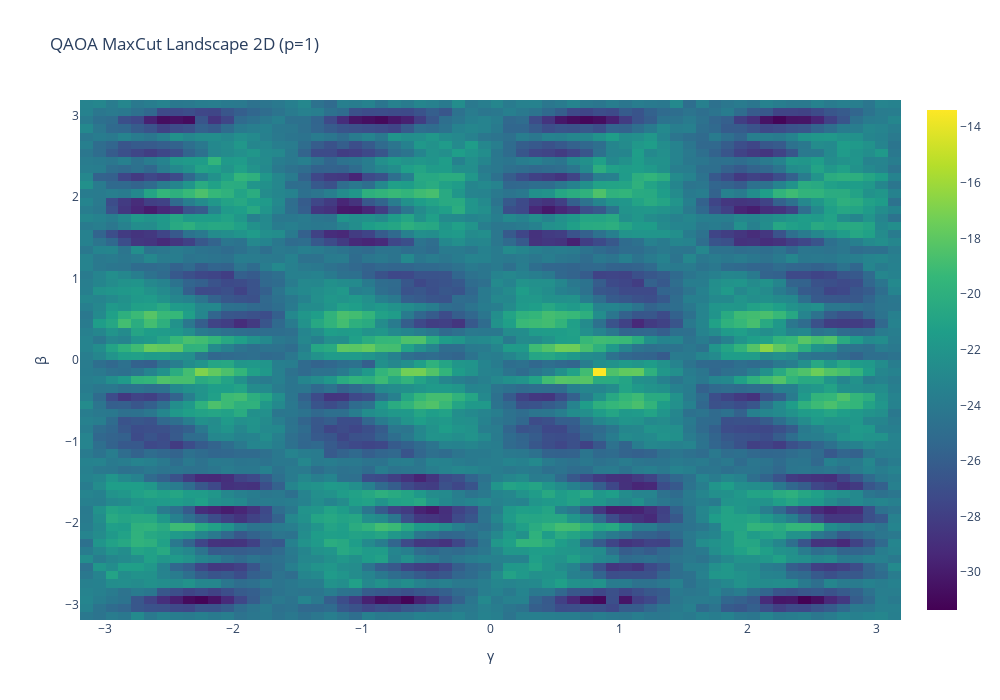
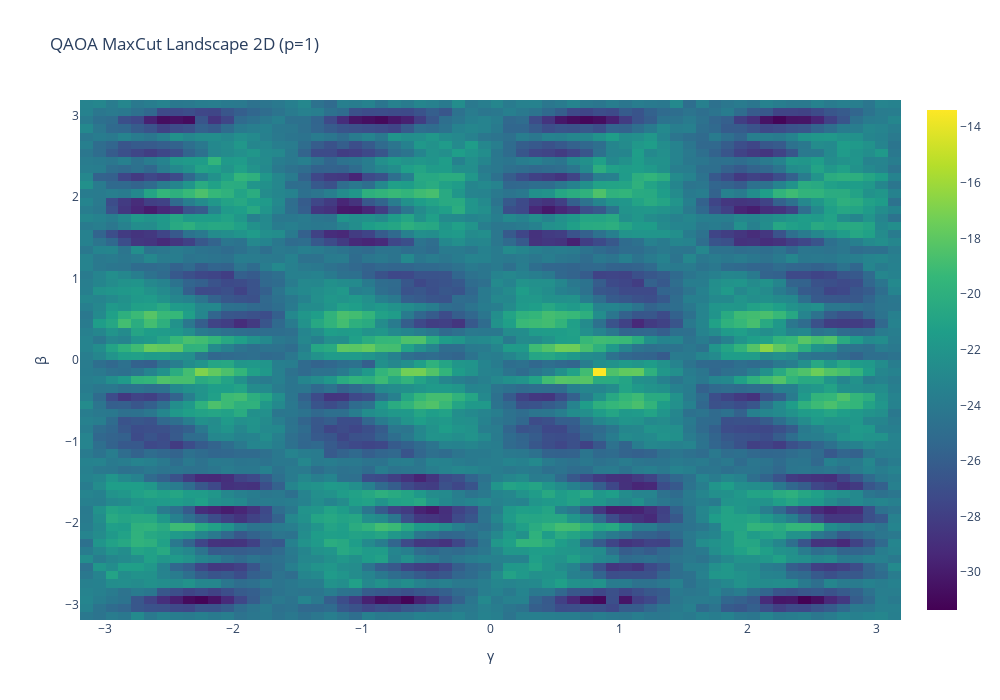

These figures' notebook cell, in order:
### Code cell
plot_heatmap(betas, gammas, f1_temp, True)
